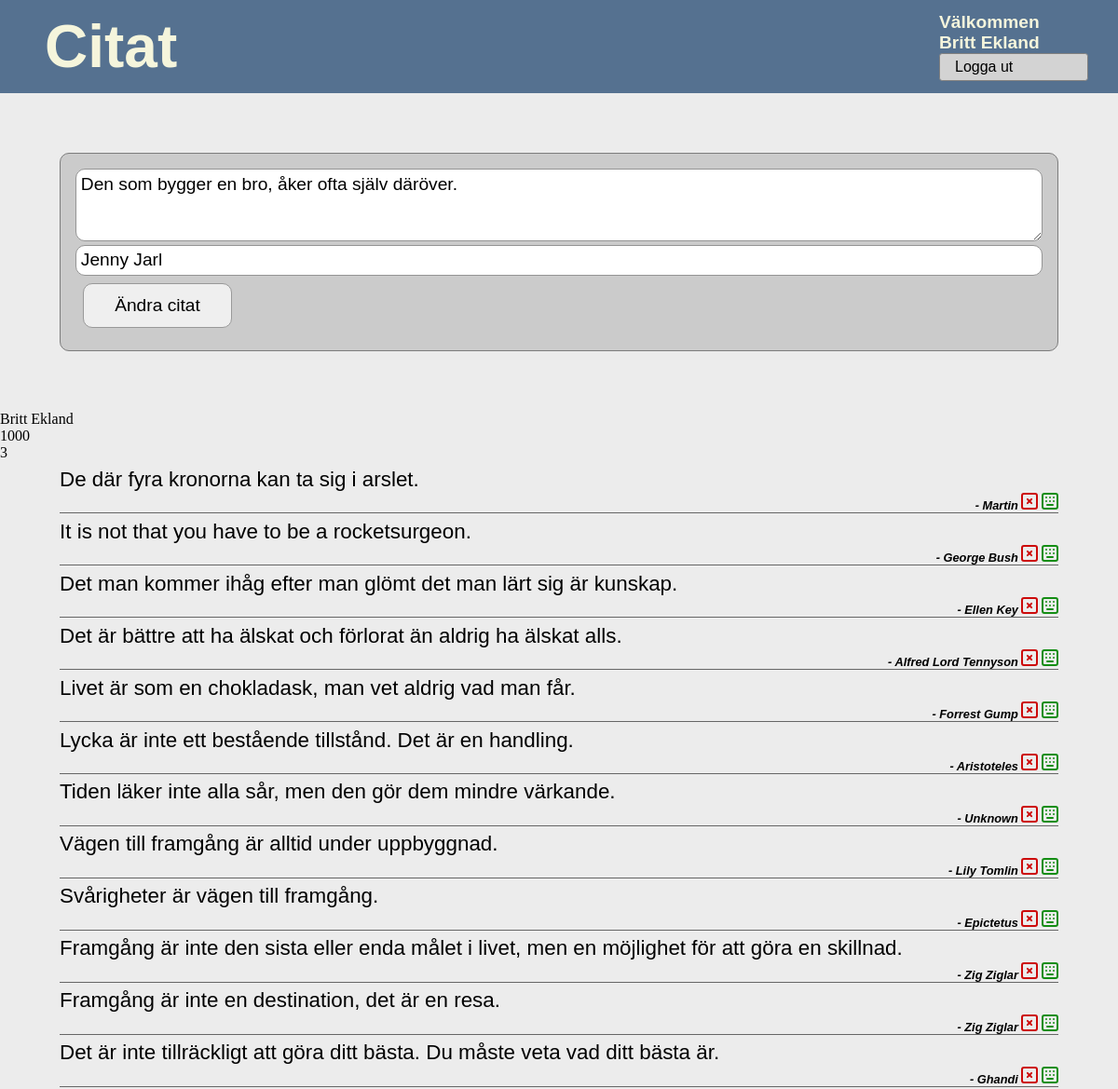
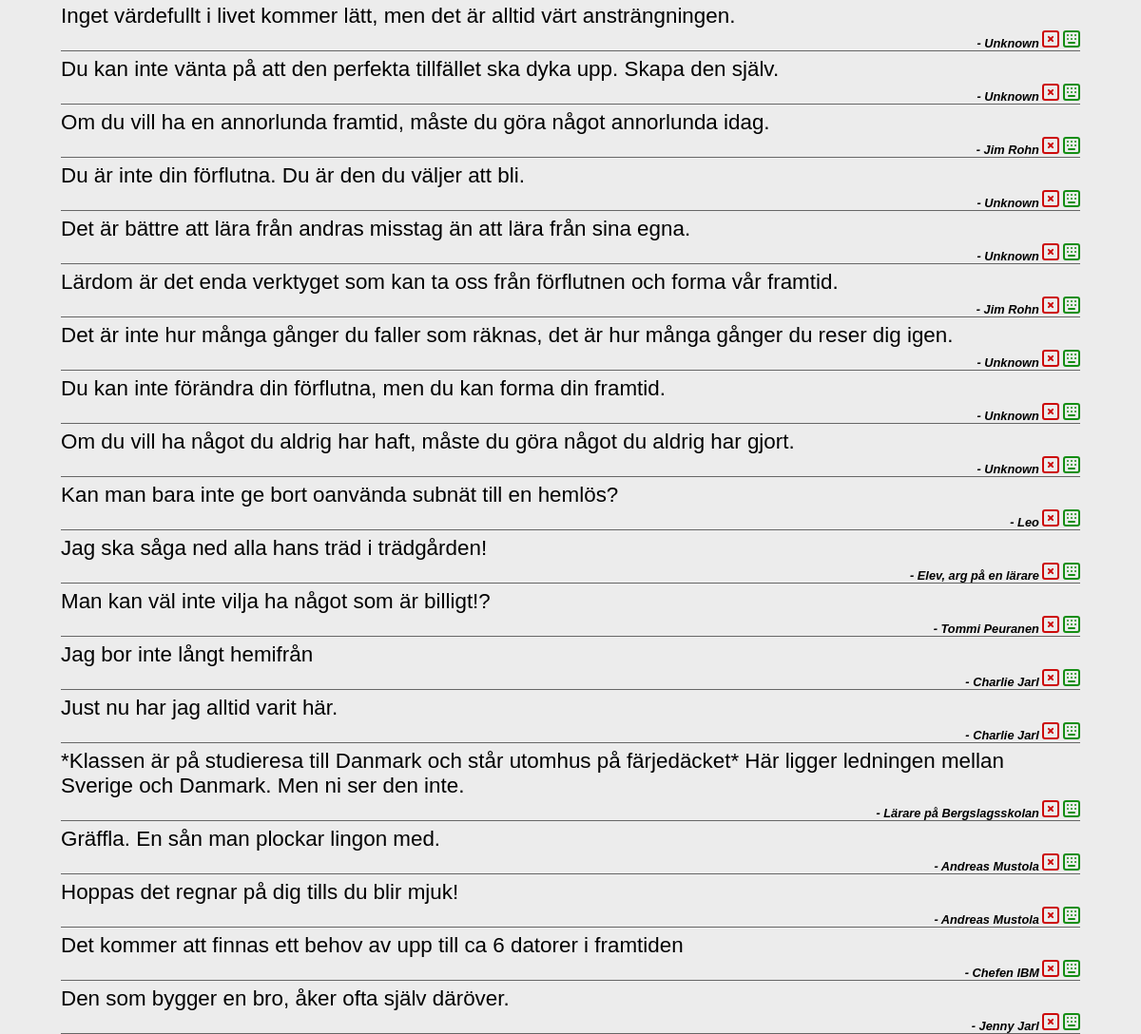
Screenshot of /citat.php?a=e&id=1&uid=3 (signed in) with the database file from the repository (2 pictures, top to bottom).
### tables this page shows
CREATE TABLE `tblcitat` (
  `id` int(11) NOT NULL,
  `citat` text NOT NULL,
  `sagtav` varchar(255) NOT NULL,
  `in_date` timestamp NOT NULL DEFAULT current_timestamp(),
  `userid` int(11) NOT NULL
);

### citat.php (the view, shortened to what this page needs)
<!DOCTYPE html>
<?php
$host = "localhost";
$user = "root";
$pass = "";
$db = "brad";
$conn = mysqli_connect($host, $user, $pass, $db);
function isLevel($level){
    if(isset($_SESSION['level'])){
        if(intval($_SESSION['level'])>=$level){
            return true;
        }else{
            return false;
        }
    }else{
        return false;
    }
}
function btnEdit($id, $uid){
    if(isset($_SESSION['level'])){
        $level=intval($_SESSION['level']);
    }else{
        $level=0;
    }
    $strOut="";
    if($level>=100 AND $_SESSION['id']==$uid){
        $strOut="<a href='citat.php?a=d&id=$id&uid=$uid' class='a_del'>&nbsp;<i class='gg-close-r'></i></a><a href='citat.php?a=e&id=$id&uid=$uid' class='a_edit'>&nbsp;<i class='gg-keyboard'></i></a>";
    }
    return $strOut;
}
?>
<html lang="en">
<head>
    <link rel="stylesheet" href="style.css">
</head>
<body>
    <section class="logo">
    <div class="logo_text">Citat</div>
    <div class="login">
        <?php
            if(isLevel(1)){
                echo "Välkommen<br>" . $_SESSION['name']; ?>
                <a href="citat.php?a=logout" id="btnLogout">Logga ut</a>
        <?php  } ?>
    </div>
</section>
    <section class="form">
        <?php
    if(isset($_GET['a'])){
    if($_GET['a']=='e'){
        $sql="SELECT * FROM tblcitat WHERE id=" . $_GET['id'];
        $result = mysqli_query($conn, $sql);
        $raden = mysqli_fetch_assoc($result); ?>
        <form action="citat.php" method="POST" id="frmCitat">
            <textarea name="txtcitat" rows=3><?=$raden['citat']?></textarea>
            <input type="text" name="txtsagtav" value="<?=$raden['sagtav']?>">
            <input type="submit" name="edt" value="Ändra citat">
        </form>
 <?php
    }
} ?>
    </section>
    <section class="showCitat">
        <?php
        echo $_SESSION['name']."<br>".$_SESSION['level']."<br>".$_SESSION['id']."<br>";
        ?>
        <?php
        $sql = "SELECT * FROM tblcitat ORDER BY in_date DESC";
        $result = mysqli_query($conn, $sql);
        if(isset($_SESSION['id'])){
            $user=$_SESSION['id'];
        }else{
            $user=0;
        }
        while($rad=mysqli_fetch_assoc($result)){ ?>
            <p class="actualCitat"><?=$rad['citat']?></p>
            <p class="who">- <?=$rad['sagtav']?><?=btnEdit($rad['id'], $user)?></p>
        <?php } ?>
    </section>
</body>
</html>

### style.css (style rules this page uses)
* { margin: 0; padding: 0; box-sizing: border-box; }
body { height:100vh; background: rgb(236, 236, 236); }
.logo { width: 100%; height: 100px; background: rgb(85, 113, 144); color:beige; display: flex; flex-direction: row; justify-content: space-evenly; align-items: center; font-family:Verdana, Geneva, Tahoma, sans-serif; font-size: 4rem; font-weight: bold; }
.logo_text { width:100%; flex-grow: 5; padding-inline: 3rem; }
.form { padding:4rem; }
.login { font-size: 1.2rem; padding-inline: 2rem; }
.login a { text-decoration: none; font-size: 1rem; font-weight: normal; color:black; }
#btnLogout { display:flex; width:10rem; padding: .3rem 1rem .3rem 1rem; border:1px solid gray; border-radius: .2rem; background: lightgray; }
#frmCitat { padding:1rem; background: rgb(203, 203, 203); border:1px solid rgb(124, 124, 124); border-radius: 10px; }
.form textarea, .form input[type='text'], .form input[type="password"] { width:100%; padding:.3rem; font-family: Verdana, Geneva, Tahoma, sans-serif; font-size: 1.2rem; border:1px solid rgb(148, 148, 148); border-radius:10px; }
.form input[type='submit'] { width:10rem; border:1px solid #999; border-radius:10px; height:3rem; margin: .5rem; font-family: Verdana, Geneva, Tahoma, sans-serif; font-size: 1.2rem; }
.actualCitat { margin: .4rem 4rem .1rem 4rem; font-family: Verdana, Geneva, Tahoma, sans-serif; font-size: 1.4rem; }
.who { margin: .1rem 4rem .3rem 4rem; font-family: Verdana, Geneva, Tahoma, sans-serif; font-size: .8rem; font-style: italic; font-weight: bold; text-align: right; border-bottom: 1px solid #666; }
.gg-close-r { box-sizing: border-box; position: relative; display: inline-block; transform: scale(var(--ggs,1)); width: 18px; height: 18px; border: 2px solid; border-radius: 3px }
.gg-close-r::after, .gg-close-r::before { content: ""; display: block; box-sizing: border-box; position: absolute; width: 8px; height: 2px; background: currentColor; transform: rotate(45deg); border-radius: 5px; top: 6px; left: 3px }
.gg-close-r::after { transform: rotate(-45deg) }
.gg-keyboard { box-sizing: border-box; position: relative; display: inline-block; transform: scale(var(--ggs,1)); width: 18px; height: 18px; border: 2px solid; border-radius: 3px }
.gg-keyboard::after, .gg-keyboard::before { content: ""; display: block; box-sizing: border-box; position: absolute; height: 2px; border-radius: 4px; background: currentColor }
.gg-keyboard::before { top: 2px; box-shadow: 4px 0 0, 8px 0 0, 0 4px 0, 4px 4px 0, 8px 4px 0 ; width: 2px; left: 2px }
.gg-keyboard::after { width: 8px; bottom: 2px; left: 3px }
a { text-decoration: none; }
.a_del { color:rgb(204, 10, 10); }
.a_edit { color:rgb(19, 141, 19); }

### rows the page displays
tblcitat: txtcitat "Den som bygger en bro, åker ofta själv däröver.", txtsagtav "Jenny Jarl", citat "Den som bygger en bro, åker ofta själv däröver.", sagtav "Jenny Jarl"
tblcitat: citat "De där fyra kronorna kan ta sig i arslet.", sagtav "Martin"
tblcitat: citat "It is not that you have to be a rocketsurgeon.", sagtav "George Bush"
tblcitat: citat "Det man kommer ihåg efter man glömt det man lärt sig är kunskap.", sagtav "Ellen Key"
tblcitat: citat "Det är bättre att ha älskat och förlorat än aldrig ha älskat alls.", sagtav "Alfred Lord Tennyson"
tblcitat: citat "Livet är som en chokladask, man vet aldrig vad man får.", sagtav "Forrest Gump"
tblcitat: citat "Lycka är inte ett bestående tillstånd. Det är en handling.", sagtav "Aristoteles"
tblcitat: citat "Tiden läker inte alla sår, men den gör dem mindre värkande.", sagtav "Unknown"
tblcitat: citat "Vägen till framgång är alltid under uppbyggnad.", sagtav "Lily Tomlin"
tblcitat: citat "Svårigheter är vägen till framgång.", sagtav "Epictetus"
tblcitat: citat "Framgång är inte den sista eller enda målet i livet, men en möjlighet för att göra en skillnad.", sagtav "Zig Ziglar"
tblcitat: citat "Framgång är inte en destination, det är en resa.", sagtav "Zig Ziglar"
tblcitat: citat "Det är inte tillräckligt att göra ditt bästa. Du måste veta vad ditt bästa är.", sagtav "Ghandi"
tblcitat: citat "Inget värdefullt i livet kommer lätt, men det är alltid värt ansträngningen.", sagtav "Unknown"
tblcitat: citat "Du kan inte vänta på att den perfekta tillfället ska dyka upp. Skapa den själv.", sagtav "Unknown"
tblcitat: citat "Om du vill ha en annorlunda framtid, måste du göra något annorlunda idag.", sagtav "Jim Rohn"
tblcitat: citat "Du är inte din förflutna. Du är den du väljer att bli.", sagtav "Unknown"
tblcitat: citat "Det är bättre att lära från andras misstag än att lära från sina egna.", sagtav "Unknown"
tblcitat: citat "Lärdom är det enda verktyget som kan ta oss från förflutnen och forma vår framtid.", sagtav "Jim Rohn"
tblcitat: citat "Det är inte hur många gånger du faller som räknas, det är hur många gånger du reser dig igen.", sagtav "Unknown"
tblcitat: citat "Du kan inte förändra din förflutna, men du kan forma din framtid.", sagtav "Unknown"
tblcitat: citat "Om du vill ha något du aldrig har haft, måste du göra något du aldrig har gjort.", sagtav "Unknown"
tblcitat: citat "Kan man bara inte ge bort oanvända subnät till en hemlös?", sagtav "Leo"
tblcitat: citat "Jag ska såga ned alla hans träd i trädgården!", sagtav "Elev, arg på en lärare"
tblcitat: citat "Man kan väl inte vilja ha något som är billigt!?", sagtav "Tommi Peuranen"
tblcitat: citat "Jag bor inte långt hemifrån", sagtav "Charlie Jarl"
tblcitat: citat "Just nu har jag alltid varit här.", sagtav "Charlie Jarl"
tblcitat: citat "*Klassen är på studieresa till Danmark och står utomhus på färjedäcket* Här ligger ledningen mellan Sverige och Danmark. Men ni ser den inte.", sagtav "Lärare på Bergslagsskolan"
tblcitat: citat "Gräffla. En sån man plockar lingon med.", sagtav "Andreas Mustola"
tblcitat: citat "Hoppas det regnar på dig tills du blir mjuk!", sagtav "Andreas Mustola"
tblcitat: citat "Det kommer att finnas ett behov av upp till ca 6 datorer i framtiden", sagtav "Chefen IBM"

### other values shown
$_SESSION['name'] "Britt Ekland"
$_SESSION['level'] "1000"
$_SESSION['id'] "3"
